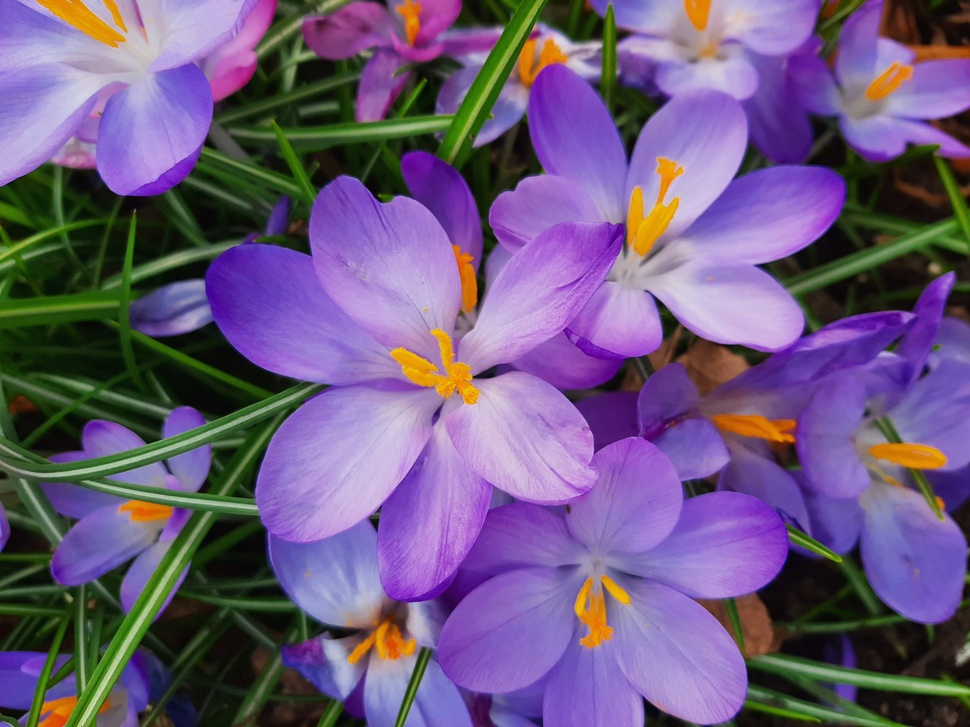
#> input picture MIdterm/1st part/SOln/cherrytree.jpeg, 970 x 727 px, shrunk from 4032 x 3024 before the run
$ python -i Aditya_Modi_Midterm.py   (imports and definitions only)
#> lines starting #> are read from the running program, lines starting #| are printed output that depends on the picture
import cv2
import numpy as np
import matplotlib.pyplot as plt

def ig_filter(s):
#> called with s = 'cherrytree.jpeg'
    img = cv2.imread(s)
#> img is the input picture: shape (727, 970, 3); mean B, G, R 125.6, 89.4, 109
    #Reduce brightness to 0.5 of its initial value
    bright = cv2.convertScaleAbs(img, alpha=0.5, beta=0.5)
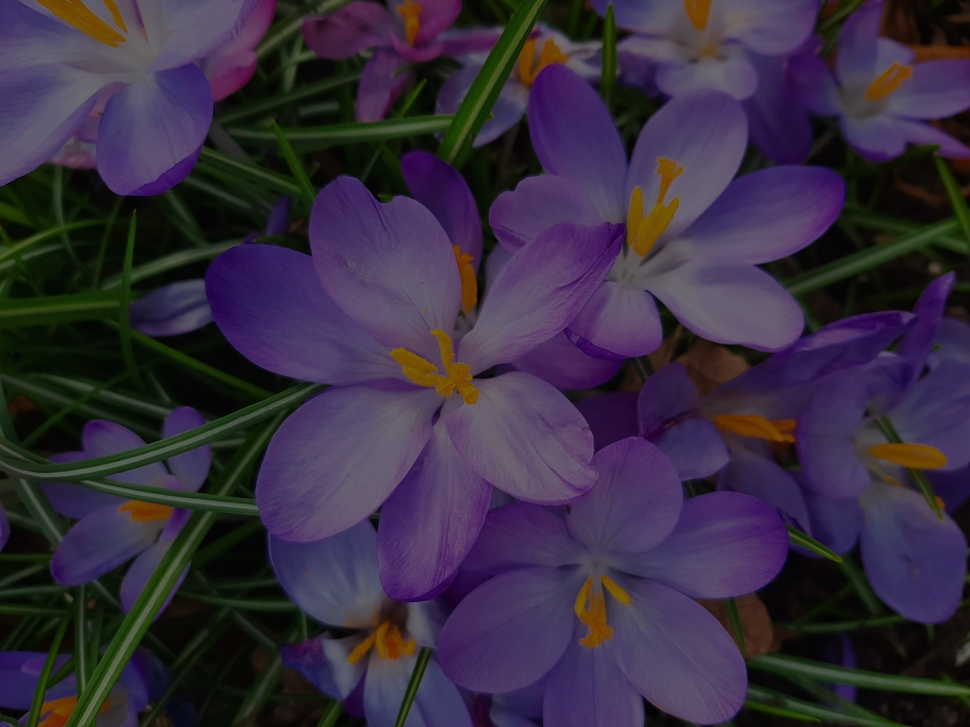
#> bright: shape (727, 970, 3); mean B, G, R 63.3, 45.2, 55
    #Increasing contrast to 1.5 of its initial value
    contrast = cv2.convertScaleAbs(bright, alpha=1.5, beta=0)
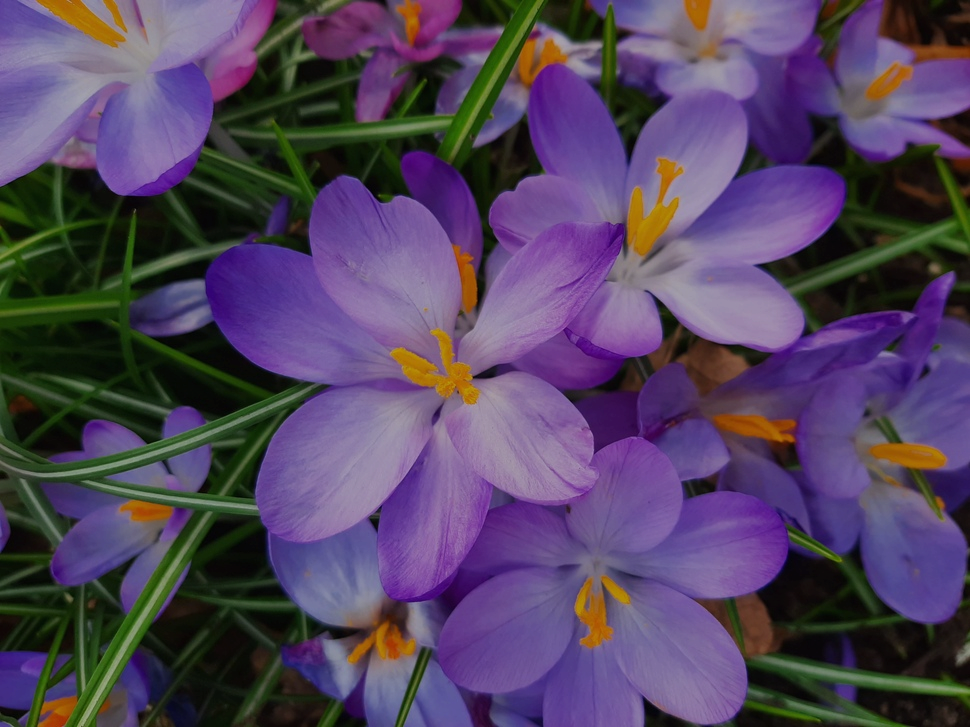
#> contrast: shape (727, 970, 3); mean B, G, R 95, 67.8, 82.5
    #Increasing saturation to 1.5 of its initial value
    rgb = cv2.cvtColor(contrast, cv2.COLOR_BGR2RGB)
    hsv = cv2.cvtColor(rgb, cv2.COLOR_RGB2HSV)
#> hsv: shape (727, 970, 3); mean H, S, V 99.7, 125.4, 107.9
    hsv[:, :, 1] = np.clip(hsv[:, :, 1] * 1.5, 0, 255)
#> hsv: shape (727, 970, 3); mean H, S, V 99.7, 176.8, 107.9
    img_saturation = cv2.cvtColor(hsv, cv2.COLOR_HSV2RGB)
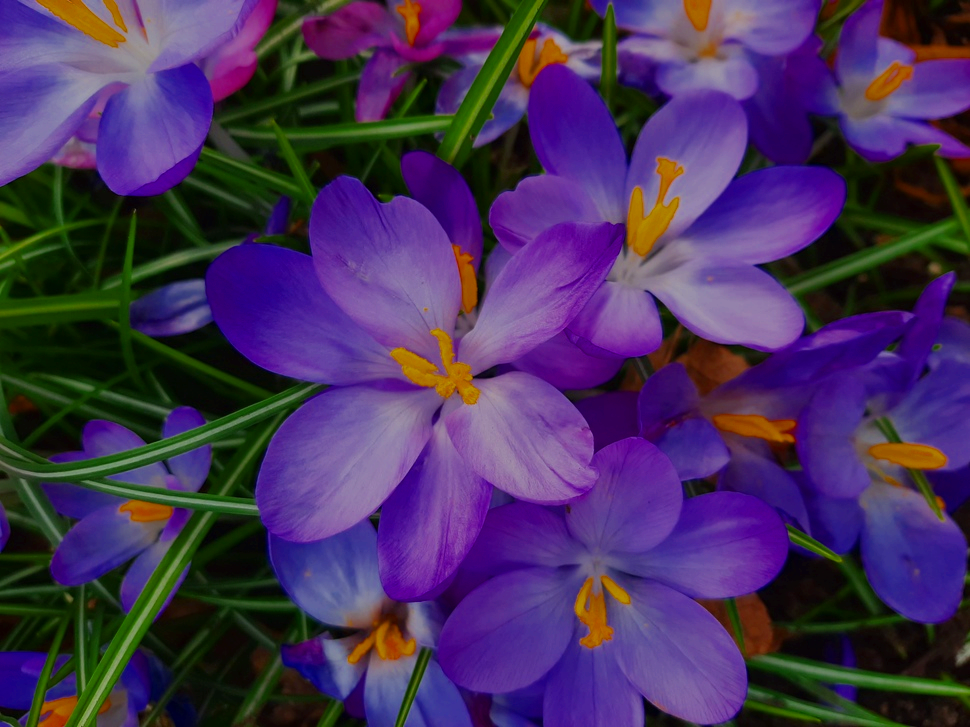
#> img_saturation: shape (727, 970, 3); mean R, G, B 70.6, 49.4, 91.1

    #The final filtered image
    plt.imshow(img_saturation)
    plt.title("Final Filtered Image")
    plt.axis('off')
    plt.show()

    return img_saturation

#Test
#s = "/Users/akashpaijwar/Documents/Winter Project/CV101/MS/1st part/SOln/cherrytree.jpeg"
#g_filter(s)

>>> result = ig_filter('cherrytree.jpeg')

$ run again, on MIdterm/1st part/SOln/types-of-flowers-for-garden-black-eyed-susans-1674848363.jpeg
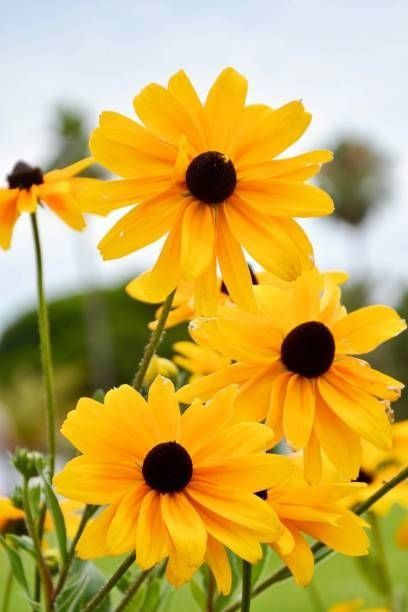
#> input picture MIdterm/1st part/SOln/types-of-flowers-for-garden-black-eyed-susans-1674848363.jpeg, 408 x 612 px
#> in ig_filter, img is the input picture: shape (612, 408, 3); mean B, G, R 81.5, 170.3, 200.4
#> in ig_filter, `bright = cv2.convertScaleAbs(img, alpha=0.5, beta=0.5)`:
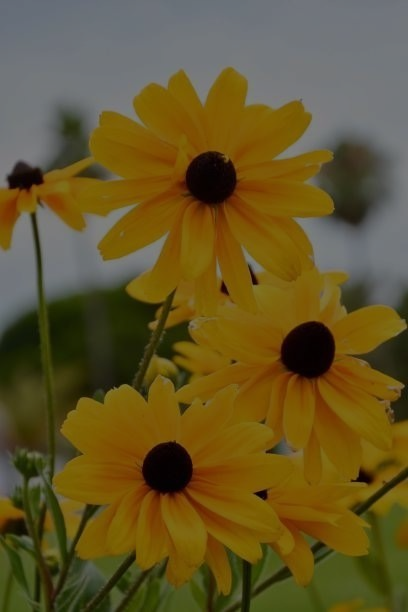
#> bright: shape (612, 408, 3); mean B, G, R 41.2, 85.7, 100.7
#> in ig_filter, `img_saturation = cv2.cvtColor(hsv, cv2.COLOR_HSV2RGB)`:
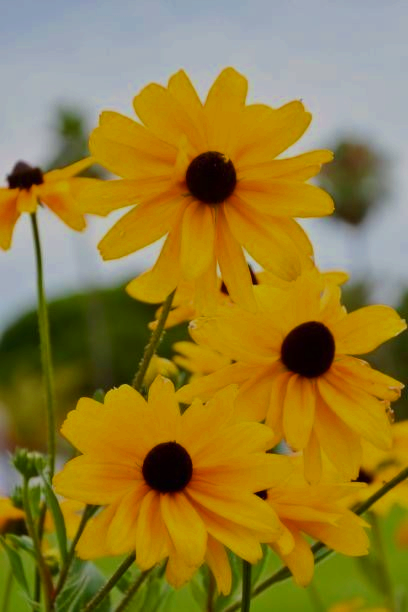
#> img_saturation: shape (612, 408, 3); mean R, G, B 148.8, 125.7, 52.1
